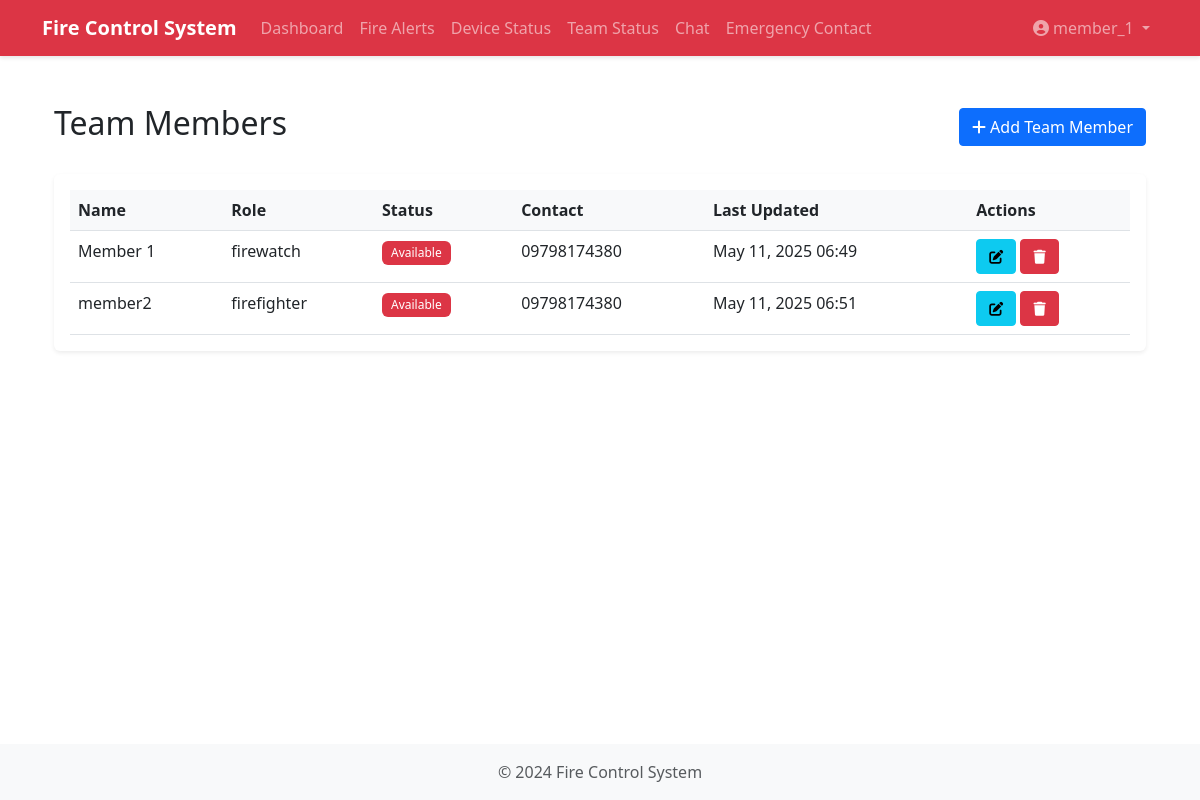
The page /team/ (signed in) on the database as committed earlier.
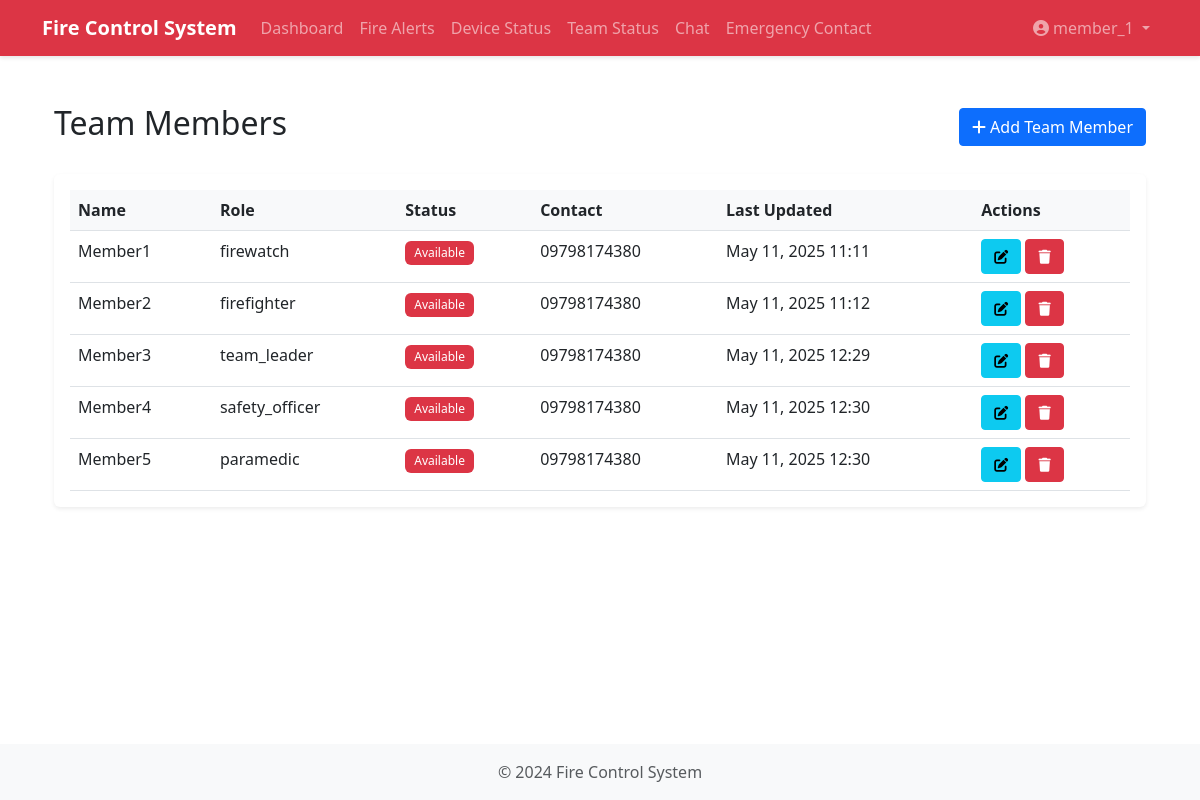
The same page on the database as committed later.
### fire_control/models.py (models this page shows, shortened)
class TeamMember(models.Model):
    STATUS_CHOICES = [
        ('available', 'Available'),
        ('on_duty', 'On Duty'),
        ('responding', 'Responding'),
        ('off_duty', 'Off Duty'),
    ]
    ROLE_CHOICES = [
        ('firefighter', 'Firefighter'),
        ('firewatch', 'FireWatch'),
        ('team_leader', 'Team Leader'),
        ('equipment_manager', 'Equipment Manager'),
        ('safety_officer', 'Safety Officer'),
        ('paramedic', 'Paramedic'),
        ('driver', 'Driver'),
    ]
    user = models.OneToOneField(User, on_delete=models.CASCADE)
    name = models.CharField(max_length=200, blank=True, null=True)
    role = models.CharField(max_length=50, choices=ROLE_CHOICES, blank=True, null=True)
    contact_number = models.CharField(max_length=20, blank=True, null=True)
    status = models.CharField(max_length=50, choices=STATUS_CHOICES, default='available')
    equipment = models.TextField(blank=True)
    last_location_update = models.DateTimeField(auto_now=True)
    updated_at = models.DateTimeField(auto_now=True)

### fire_control/views.py (the view)
# urls.py: path('team/', views.TeamMemberListView.as_view(), name='team_status'),
class TeamMemberListView(LoginRequiredMixin, ListView):
    model = TeamMember
    template_name = 'fire_control/team_status.html'
    context_object_name = 'team_members'

### fire_control/templates/fire_control/team_status.html (shortened to what this page needs)
{% extends 'fire_control/base.html' %}
{% block content %}
<div class="container mt-4">
    <div class="d-flex justify-content-between align-items-center mb-4">
        <h2>Team Members</h2>
        {% if user.is_admin %}
        <a href="{% url 'fire_control:team_member_create' %}" class="btn btn-primary">
            <i class="fas fa-plus"></i> Add Team Member
        </a>
        {% endif %}
    </div>
    <div class="card">
        <div class="card-body">
            <div class="table-responsive">
                <table class="table table-hover">
                    <thead>
                        <tr>
                            <th>Name</th>
                            <th>Role</th>
                            <th>Status</th>
                            <th>Contact</th>
                            <th>Last Updated</th>
                            {% if user.is_admin %}
                            <th>Actions</th>
                            {% endif %}
                        </tr>
                    </thead>
                    <tbody>
                        {% for member in team_members %}
                        <tr>
                            <td>{{ member.name }}</td>
                            <td>{{ member.role }}</td>
                            <td>
                                <span class="badge {% if member.status == 'active' %}bg-success{% elif member.status == 'on_leave' %}bg-warning{% else %}bg-danger{% endif %}">
                                    {{ member.status|title }}
                                </span>
                            </td>
                            <td>{{ member.contact_number }}</td>
                            <td>{{ member.updated_at|date:"M d, Y H:i" }}</td>
                            {% if user.is_admin %}
                            <td>
                                <a href="{% url 'fire_control:team_member_update' member.id %}" class="btn btn-sm btn-info">
                                    <i class="fas fa-edit"></i>
                                </a>
                                <a href="{% url 'fire_control:team_member_delete' member.id %}" class="btn btn-sm btn-danger">
                                    <i class="fas fa-trash"></i>
                                </a>
                            </td>
                            {% endif %}
                        </tr>
                        {% empty %}
                        <tr>
                            <td colspan="{% if user.is_admin %}6{% else %}5{% endif %}" class="text-center">
                                No team members found.
                            </td>
                        </tr>
                        {% endfor %}
                    </tbody>
                </table>
            </div>
        </div>
    </div>
</div>
{% endblock %}

Rows that differ between the two databases and show on the page:
changed TeamMember "firewatch": name "Member 1" → "Member1"; updated_at "May 11, 2025 06:49" → "May 11, 2025 11:11"
changed TeamMember "firefighter": name "member2" → "Member2"; updated_at "May 11, 2025 06:51" → "May 11, 2025 11:12"
added TeamMember: name "Member3", role "team_leader", status "Available", contact_number "09798174380", updated_at "May 11, 2025 12:29"
added TeamMember: name "Member4", role "safety_officer", status "Available", contact_number "09798174380", updated_at "May 11, 2025 12:30"
added TeamMember: name "Member5", role "paramedic", status "Available", contact_number "09798174380", updated_at "May 11, 2025 12:30"
